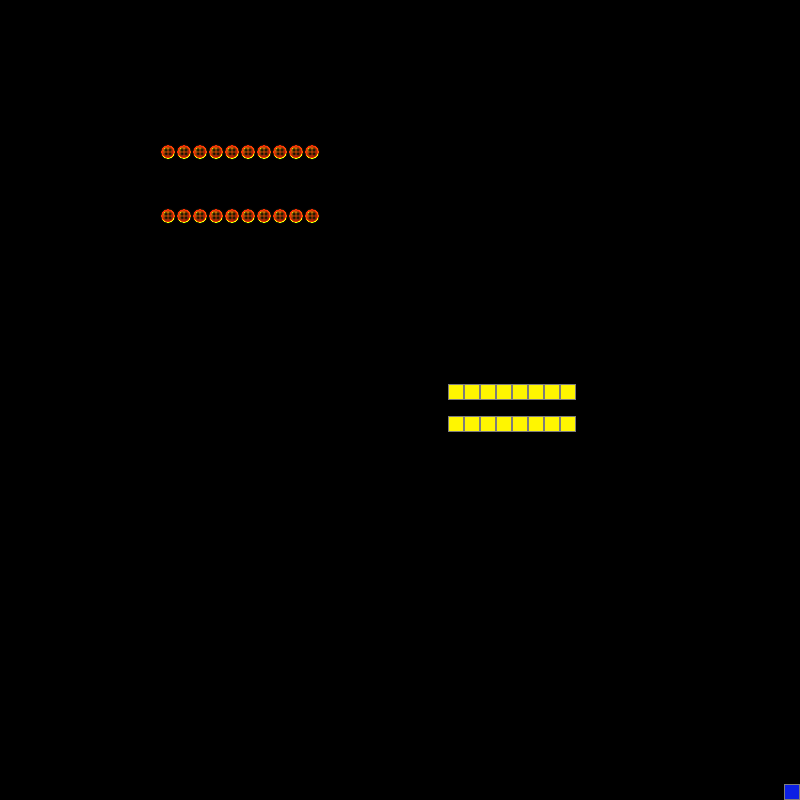

This game map was drawn from its Tiled (.tmx) file and the tilesets committed beside it. A one-line description and the trimmed map source follow:
An orthogonal 50x50 tile map with 16x16 px tiles, 1 tile layer (Tile Layer 1) and 1 object.

<map version="1.0" orientation="orthogonal" width="50" height="50" tilewidth="16" tileheight="16">
 <tileset firstgid="1" name="Simple" tilewidth="16" tileheight="16">
  <image source="simpleAtlas.png" width="128" height="128" />
 </tileset>
 <layer name="Tile Layer 1" width="50" height="50">
  <data>[2500 cells, 37 non-empty, 3 distinct tile ids]</data>
 </layer>
 <objectgroup name="Object Layer 1" width="50" height="50">
  <object x="649" y="185">
   <polyline points="0,0 -16,0 -32,0 -48,0 -64,0 -80,0 -96,0 -112,0 -128,0 -144,0 -160,0 -176,0 -192,0 -208,0 -224,0 -240,0 -256,0 -272,0 -288,0 -304,0 -320,0 -336,0 -352,0 -368,0 -384,0 -400,0 -416,0 -432,0 -448,0 -464,0 -480,0 -496,0 -512,0 -528,0 -544,0 -544,16 -544,32 -544,64 -544,112 -544,176 -496,224 -448,224 -416,224 -400,224 -384,224 -368,224 -352,224 -336,224 -320,224 -304,224 -288,224 -272,224 -256,224 -240,224 -224,224 -208,224 -192,224 -176,224 -160,224 -144,224 -128,224 -112,224 -96,224 -80,224 -64,224 -48,224 -32,224 -16,224 0,224 0,208 0,192 0,176 0,160 0,144 0,112 0,96 0,80 0,64 0,48 0,32 0,16 0,0" />
  </object>
 </objectgroup>
</map>
